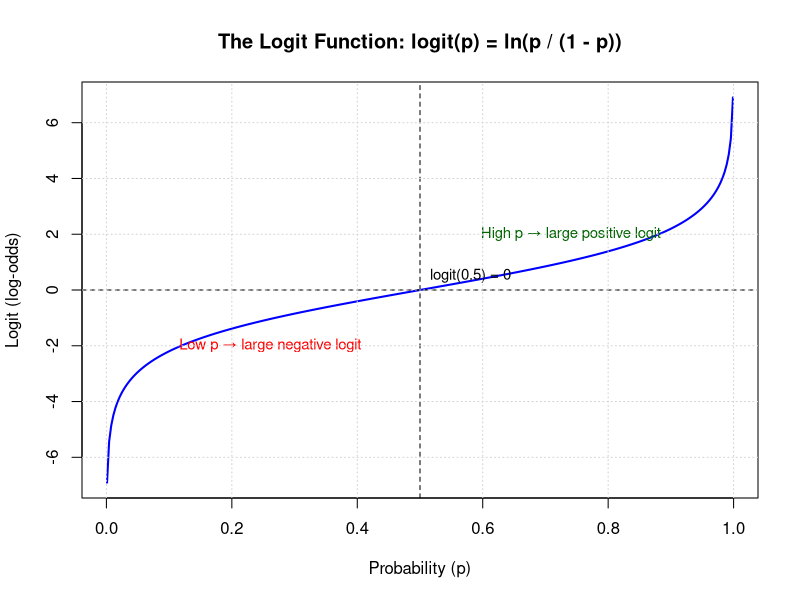

The R script that drew this image:
## ---- chunk 1
# Define the logit function
logit <- function(p) {
  log(p / (1 - p))
}

# Create a sequence of probabilities between 0 and 1 (excluding boundaries)
p <- seq(0.001, 0.999, length.out = 300)

# Compute logit values
logit_values <- logit(p)

# Plot the logit function
plot(p, logit_values, type = "l", lwd = 2, col = "blue",
     main = "The Logit Function: logit(p) = ln(p / (1 - p))",
     xlab = "Probability (p)",
     ylab = "Logit (log-odds)")

# Add reference lines for symmetry
abline(h = 0, lty = 2, col = "black")   # logit = 0
abline(v = 0.5, lty = 2, col = "black") # p = 0.5

# Annotate key points
text(0.5, 0.5, labels = "logit(0.5) = 0", pos = 4, cex = 0.9)
text(0.1, -2, labels = "Low p → large negative logit", pos = 4, col = "red", cex = 0.9)
text(0.9, 2, labels = "High p → large positive logit", pos = 2, col = "darkgreen", cex = 0.9)

# Add grid lines for clarity
grid();
